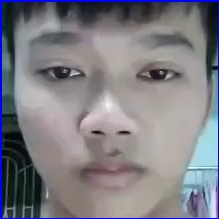
#> input picture NhanDangKhuonMat/NhanDangKhuonMat/train5/hung11.jpg, 219 x 219 px; its folder holds 4 pictures in this run
$ python create_data.py
#> lines starting #> are read from the running program, lines starting #| are printed output that depends on the picture
import numpy as np
import os
#Sử dụng để hiển thị thanh tiến trình với sự hỗ trợ tốt cho các vòng lặp lồng nhau bằng module tqdm
from tqdm import tqdm
import cv2
from random import shuffle
train_data ='train5'
test_data ='test1'
img_size =32
# load tất cả các ảnh này, resize lại kích thước 32*32 rồi reshape lại thành 1 vector có 1024 phần tử hay pixel
#Kết quả thu được x_train, y_train chứa dữ liệu training/// x_text, y_text chứa dữ liệu text
class Create_data:


    def create_label(image_name):

        word_label = image_name[:4] #
        if word_label =='hung':
            return np.array([1,0,0,0,0])
        elif word_label =='huyn':
            return np.array([0,1,0,0,0])
        elif word_label =='dogg':
            return np.array([0,0,1,0,0])
        elif word_label =='catt':
            return np.array([0,0,0,1,0])
        else:
            return np.array([0,0,0,0,1])

    @classmethod
    def create_train_data(self):
        training_data =[]
        print(len(os.listdir(train_data)))
        for img in tqdm(os.listdir(train_data)):
            path =os.path.join(train_data,img)
            img_data =cv2.imread(path,cv2.IMREAD_GRAYSCALE)
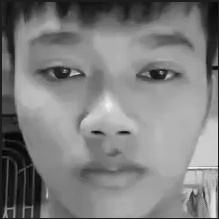
#> img_data: shape (219, 219); min 2, max 245, mean 126.4
            img_data=cv2.resize(img_data,(img_size,img_size))
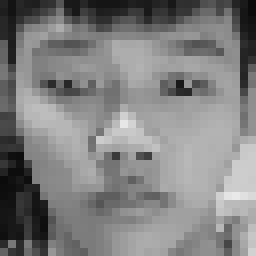
#> img_data: shape (32, 32) (shown 8 times larger); min 9, max 233, mean 127.8

            # Đặt hết ảnh trong create_lable vào tập dữ liệu tranining là training_data.
            training_data.append([np.array(img_data),Create_data.create_label(img)])
#> pass 2 of the loop in create_train_data, `for img in tqdm(os.listdir(train_data)):`:
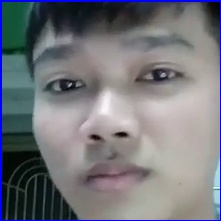
#> input picture NhanDangKhuonMat/NhanDangKhuonMat/train5/hung112.jpg, 221 x 221 px
#> in create_train_data, `img_data =cv2.imread(path,cv2.IMREAD_GRAYSCALE)`:
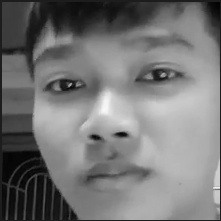
#> img_data: shape (221, 221); min 0, max 249, mean 117.9
#> in create_train_data, `img_data=cv2.resize(img_data,(img_size,img_size))`:
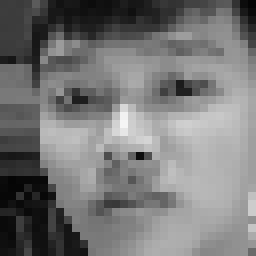
#> img_data: shape (32, 32) (shown 8 times larger); min 4, max 245, mean 118.7
#> pass 3 of the loop in create_train_data, `for img in tqdm(os.listdir(train_data)):`:
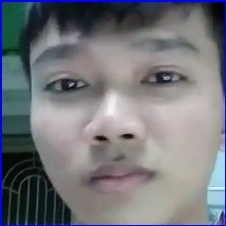
#> input picture NhanDangKhuonMat/NhanDangKhuonMat/train5/hung116.jpg, 226 x 226 px
#> in create_train_data, `img_data =cv2.imread(path,cv2.IMREAD_GRAYSCALE)`:
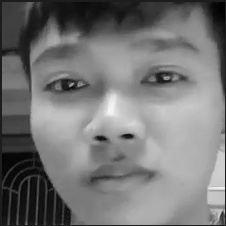
#> img_data: shape (226, 226); min 1, max 248, mean 117.9
#> in create_train_data, `img_data=cv2.resize(img_data,(img_size,img_size))`:
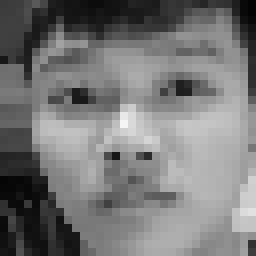
#> img_data: shape (32, 32) (shown 8 times larger); min 3, max 245, mean 118.7
#> the loop made 4 passes; the first 3 are shown
        shuffle(training_data)
#> (the run stopped early here; a loop or call above may not have finished)
